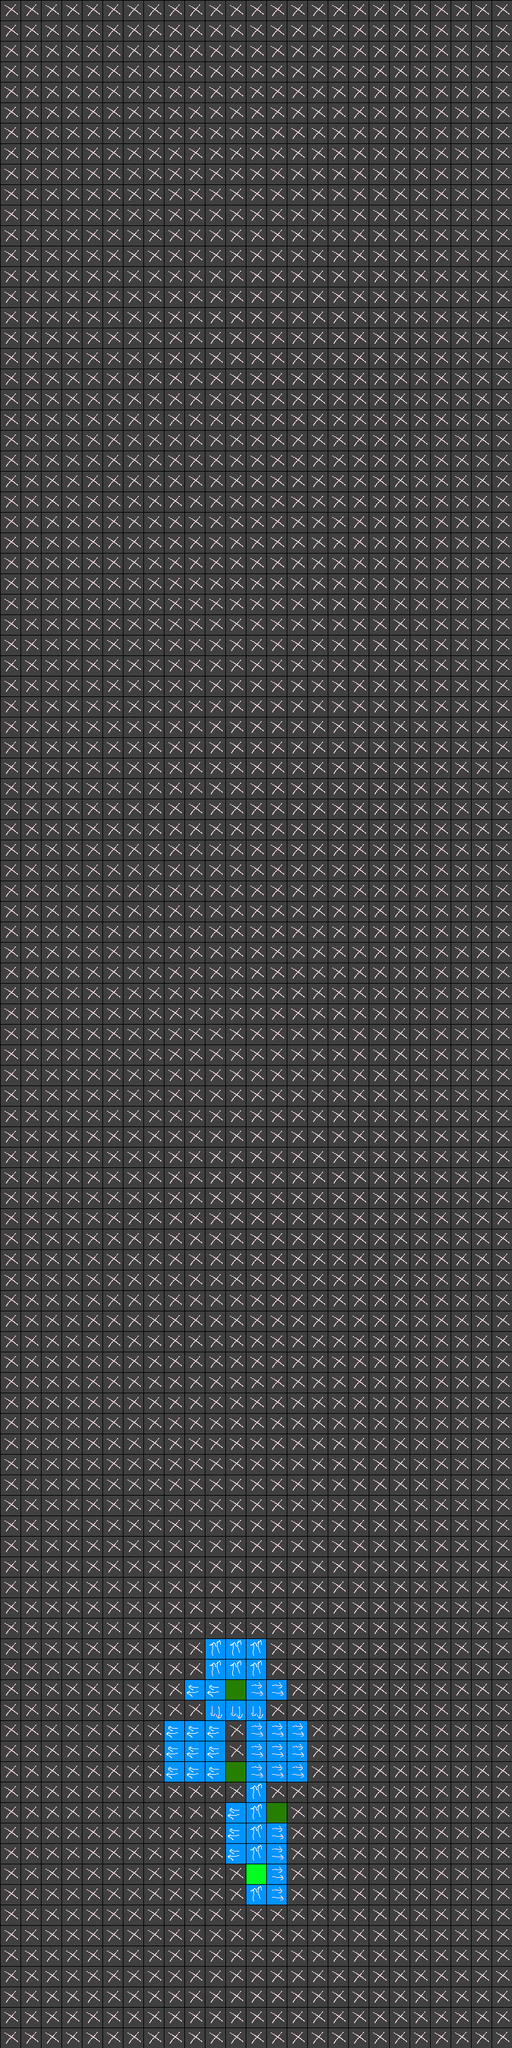

The image is a tile-based game level rendered from a .tmx file. Its description and source (layers, tilesets, objects; grid data summarised) follow:
An orthogonal 25x100 tile map with 32x32 px tiles, 1 tile layer (obstacles).

<map version="1.0" orientation="orthogonal" width="25" height="100" tilewidth="32" tileheight="32">
 <properties>
  <property name="gridConfig" value="config1" />
  <property name="moduleOrder" value="0 1 10 2 10 3 10 0 0 10 1 3 10 0" />
 </properties>
 <tileset firstgid="1" name="temp" tilewidth="32" tileheight="32">
  <image source="tiles.png" width="256" height="256" />
 </tileset>
 <layer name="obstacles" width="25" height="100">
  <data>[2500 cells, 2500 non-empty, 7 distinct tile ids]</data>
 </layer>
</map>
